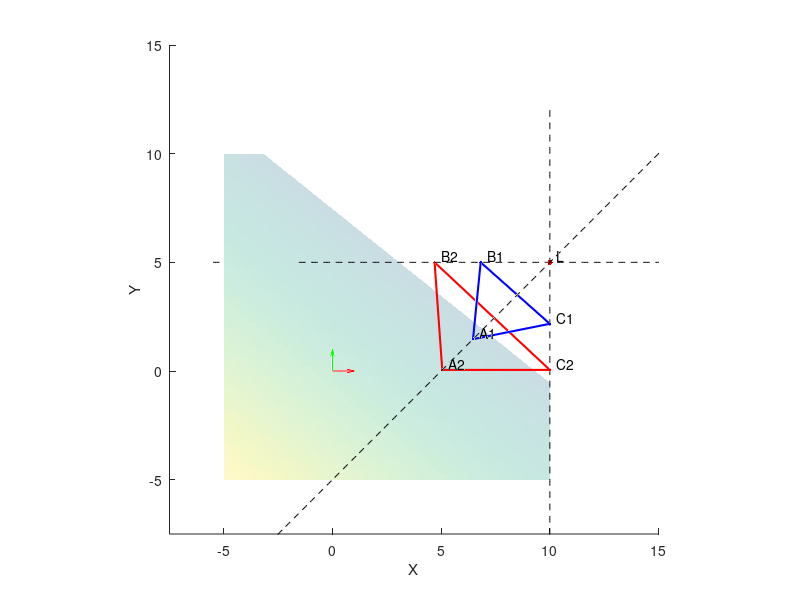

MATLAB code to generate this figure:
clear all
close all
clc

MIN_LIM = -5;
MAX_LIM = 10;

f = figure;
hold on
axis equal
xlim([MIN_LIM * 1.5 MAX_LIM * 1.5])
ylim([MIN_LIM * 1.5 MAX_LIM * 1.5])
zlim([MIN_LIM * 1.5 MAX_LIM * 1.5])
xlabel('X')
ylabel('Y')
zlabel('Z')

% Plot origine assi
quiver3(0,0,0,1,0,0,'Color','r','autoscale','off')
quiver3(0,0,0,0,1,0,'Color','g','autoscale','off')
quiver3(0,0,0,0,0,1,'Color','b','autoscale','off')

% Definizione del punto di intersezione
L = randi([-MIN_LIM MAX_LIM], 1, 3);
plot3(L(1), L(2), L(3), '.r', 'MarkerSize', 12);
text(L(1) + .3, L(2) + .3, L(3) + .3, 'L');

% Definizione piano

% 1. Definizione punto nello spazio per il quale passa la retta che vincola l' "inclinazione" del piano rispetto a Z (da spiegare meglio)
line = randi([0 -MIN_LIM], 1, 3);
% 2. Ricavare la matrice Z: l*x+m*y+n*z=0 -> %z=-(l*x+m*y)/n
[X, Y] = meshgrid(MIN_LIM:.25:MAX_LIM, MIN_LIM:.25:MAX_LIM);
Z = -(line(1) * X + line(2) * Y)/line(3);
surf(X, Y, Z, 'FaceAlpha', .25, 'EdgeColor', 'none');

% Generazione triangoli e rette -- vedere f6_line_3d --

% 1. Definizione punti
%  a. Direzione
dir = [1 1 0]; % rand?
dir = dir ./ norm(dir);
%  b. Parametro t
t1 = randi([MIN_LIM * 2 MIN_LIM]) * 0.5;
t2 = randi([MIN_LIM * 3 MIN_LIM * 2]) * 0.5;
A1 = L + t1 * dir;
A2 = L + t2 * dir;
% Triangolo blu
plot3(A1(1), A1(2), A1(3), '.b', 'MarkerSize', 6);
text(A1(1) + .3, A1(2) + .3, A1(3) + .3, 'A1');
% Triangolo rosso
plot3(A2(1), A2(2), A2(3), '.r', 'MarkerSize', 6);
text(A2(1) + .3, A2(2) + .3, A2(3) + .3, 'A2');
% Retta
t = [MIN_LIM * 10:.1:MAX_LIM];
X = L(1) + t * dir(1);
Y = L(2) + t * dir(2);
Z = L(3) + t * dir(3);
plot3(X, Y, Z, '--k');

%  a. Direzione
dir = [1 0 1]; % rand?
dir = dir ./ norm(dir);
%  b. Parametro t
t1 = randi([MIN_LIM * 2 MIN_LIM]) * 0.5;
t2 = randi([MIN_LIM * 3 MIN_LIM * 2]) * 0.5;
B1 = L + t1 * dir;
B2 = L + t2 * dir;
% Triangolo blu
plot3(B1(1), B1(2), B1(3), '.b', 'MarkerSize', 6);
text(B1(1) + .3, B1(2) + .3, B1(3) + .3, 'B1');
% Triangolo rosso
plot3(B2(1), B2(2), B2(3), '.r', 'MarkerSize', 6);
text(B2(1) + .3, B2(2) + .3, B2(3) + .3, 'B2');
% Retta
t = [MIN_LIM * 10:.1:MAX_LIM];
X = L(1) + t * dir(1);
Y = L(2) + t * dir(2);
Z = L(3) + t * dir(3);
plot3(X, Y, Z, '--k');

%  a. Direzione
dir = [0 1 1]; % rand?
dir = dir ./ norm(dir);
%  b. Parametro t
t1 = randi([MIN_LIM * 2 MIN_LIM]) * 0.5;
t2 = randi([MIN_LIM * 3 MIN_LIM * 2]) * 0.5;
C1 = L + t1 * dir;
C2 = L + t2 * dir;
% Triangolo blu
plot3(C1(1), C1(2), C1(3), '.b', 'MarkerSize', 6);
text(C1(1) + .3, C1(2) + .3, C1(3) + .3, 'C1');
% Triangolo rosso
plot3(C2(1), C2(2), C2(3), '.r', 'MarkerSize', 6);
text(C2(1) + .3, C2(2) + .3, C2(3) + .3, 'C2');
% Retta
t = [MIN_LIM * 10:.1:MAX_LIM];
X = L(1) + t * dir(1);
Y = L(2) + t * dir(2);
Z = L(3) + t * dir(3);
plot3(X, Y, Z, '--k');

% 2. Definizione segmenti
plot3([A1(1) B1(1) C1(1) A1(1)], [A1(2) B1(2) C1(2) A1(2)], [A1(3) B1(3) C1(3) A1(3)], '-b', 'LineWidth', 1.5);
plot3([A2(1) B2(1) C2(1) A2(1)], [A2(2) B2(2) C2(2) A2(2)], [A2(3) B2(3) C2(3) A2(3)], '-r', 'LineWidth', 1.5);
